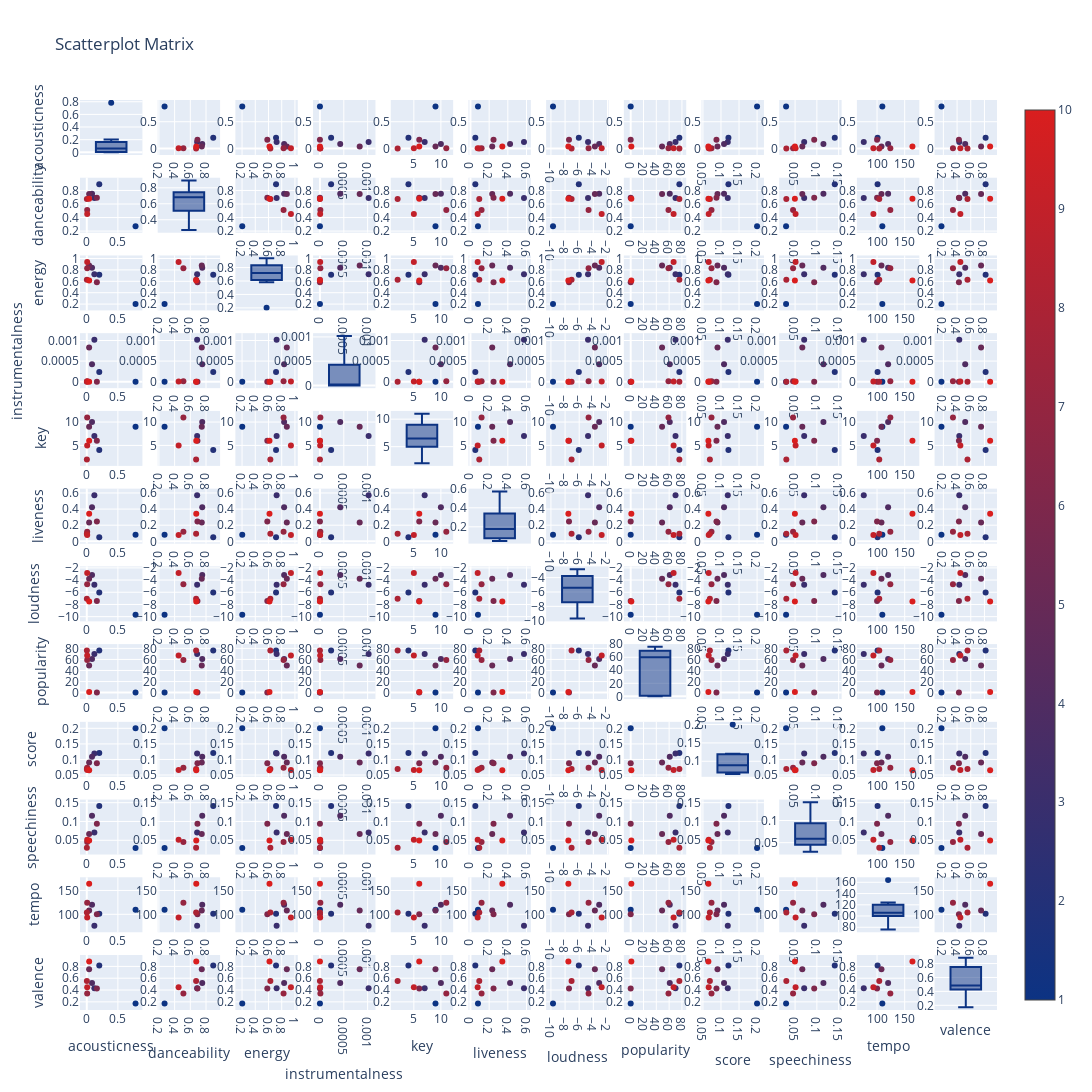

Notebook source saved alongside this figure:
### Code cell
import plotly.figure_factory as ff
fig = ff.create_scatterplotmatrix(df_songs_num, diag='box', index='rank',colormap='Portland',
                                  colormap_type='cat',
                                  height=1600, width=1600)
fig.show()
